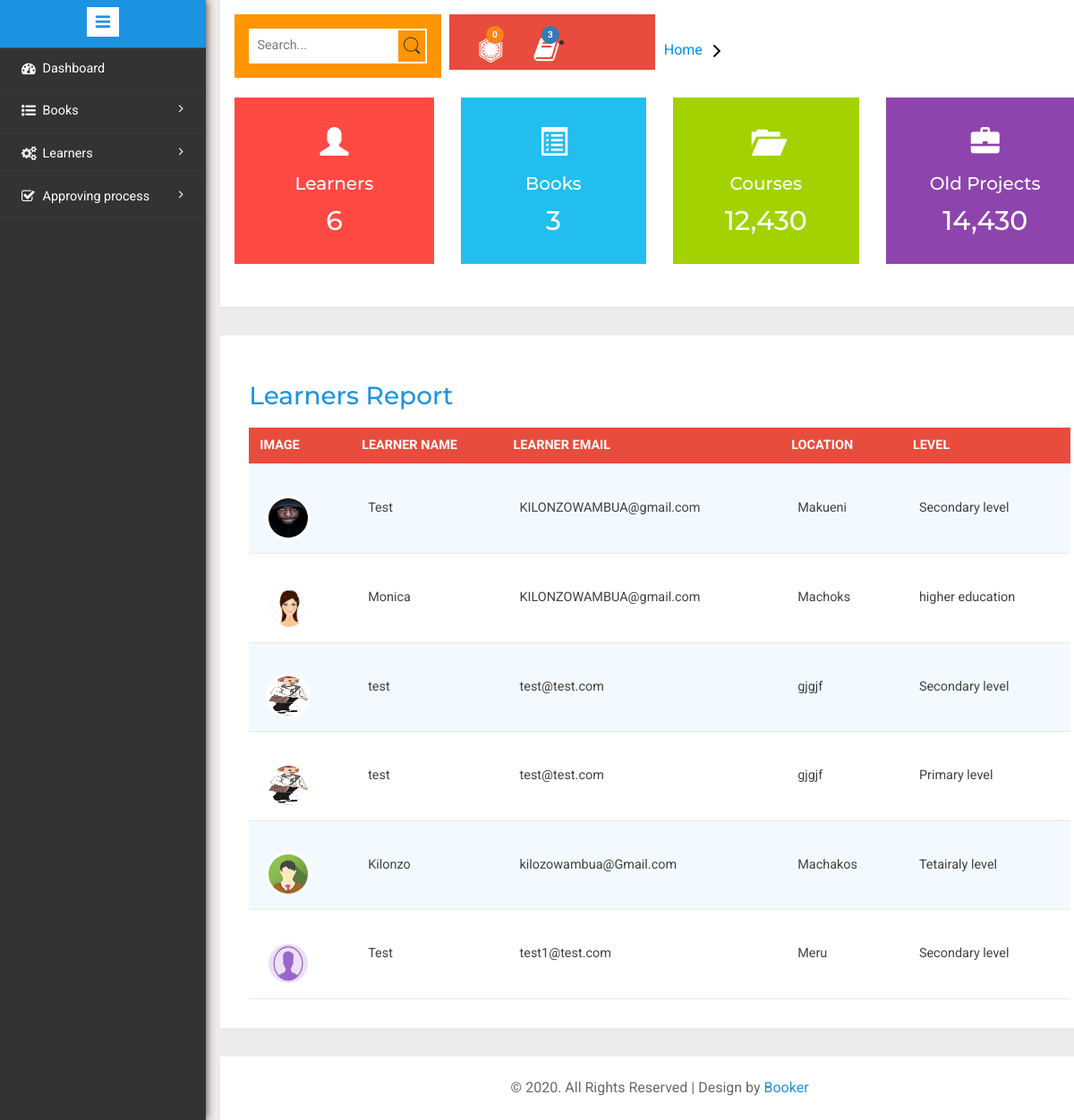
Screenshot of /librarian/index.php with the database file from the repository.
### tables this page shows
CREATE TABLE `learner` (
  `lid` int(11) NOT NULL,
  `lname` varchar(100) DEFAULT NULL,
  `levelofedu` varchar(100) DEFAULT NULL,
  `email` varchar(200) DEFAULT NULL,
  `location` varchar(100) DEFAULT NULL,
  `penalty` varchar(200) DEFAULT 'inactive',
  `limage` varchar(120) DEFAULT NULL,
  `password` varchar(200) DEFAULT NULL
);

### librarian/index.php (the view, shortened to what this page needs)
<?php
include('includes/header.php');
include('includes/navbar.php');
?>
<ol class="breadcrumb">
                <li class="breadcrumb-item"><a href="index.php">Home</a> <i class="fa fa-angle-right"></i></li>
            </ol>
		<div class="four-grids">
					<div class="col-md-3 four-grid">
						<div class="four-agileits">
							<div class="icon">
								<i class="glyphicon glyphicon-user" aria-hidden="true"></i>
							</div>
							<?php
$sql = $conn->query("SELECT COUNT(*) FROM learner");
$row = $sql->fetch_row();
$countlearner = $row[0];
?>
							<div class="four-text">
								<h3>Learners</h3>
								<h4><?php echo $countlearner;?> </h4>
							</div>
						</div>
					</div>
					<?php
$sql = $conn->query("SELECT COUNT(*) FROM book");
$row = $sql->fetch_row();
$countbook = $row[0];
?>
					<div class="col-md-3 four-grid">
						<div class="four-agileinfo">
							<div class="icon">
								<i class="glyphicon glyphicon-list-alt" aria-hidden="true"></i>
							</div>
							<div class="four-text">
								<h3>Books</h3>
								<h4><?php echo $countbook;?></h4>
							</div>
						</div>
					</div>
					<div class="col-md-3 four-grid">
						<div class="four-w3ls">
							<div class="icon">
								<i class="glyphicon glyphicon-folder-open" aria-hidden="true"></i>
							</div>
							<div class="four-text">
								<h3>Courses</h3>
								<h4>12,430</h4>
							</div>
						</div>
					</div>
					<div class="col-md-3 four-grid">
						<div class="four-wthree">
							<div class="icon">
								<i class="glyphicon glyphicon-briefcase" aria-hidden="true"></i>
							</div>
							<div class="four-text">
								<h3>Old Projects</h3>
								<h4>14,430</h4>
							</div>
						</div>
					</div>
					<div class="clearfix"></div>
				</div>
				</div>
<div class="agile-grids">
				<div class="agile-tables">
					<div class="w3l-table-info">
					  <h2>Learners Report</h2>
					    <table id="table">
						<thead>
						  <tr>
						    <th>Image</th>
							<th>Learner name</th>
							<th>Learner email</th>
							<th>Location</th>
							<th>Level</th>
						  </tr>
						</thead>
						<tbody>
						<?php
$ret="SELECT * FROM learner";
                    $stmt= $conn->prepare($ret) ;
                    $stmt->execute() ;
                    $res=$stmt->get_result();
                    while($row=$res->fetch_object())
                    	  {
                              ?>
						  <tr>
							<td>
							<div class="profile_img">
												<span class="prfil-img"><img src="photos/<?php echo $row->limage;?>" alt=""> </span>
												</div>
							</td>
							<td><?php echo $row->lname;?></td>
							<td><?php echo $row->email;?></td>
							<td><?php echo $row->location;?></td>
							<td><?php echo $row->levelofedu;?></td>
						  </tr>
						  <?php } ?>
						</tbody>
					  </table>
					</div>
      </div>
      <?php
include('includes/footer.php');
?>

### librarian/css/table-style.css (style rules this page uses)
table { background: white; border-collapse: collapse; margin: 1.25em 0 0; width: 100%; }
table tr, table th, table td { border: none; border-bottom: 1px solid #e8e8e8; font-size: .95em; }
table th, table td { padding: 10px 12px; text-align: left; }
table th { background: #e74c3c; color: #fff; text-transform: uppercase; }
table tr td { background: #f3faff; color: #424242; }
table tr:nth-of-type(2n+2) td { background: #ffffff; }
table { width: 100%; }

### rows the page displays
learner: limage (picture), lname "Test", email "KILONZOWAMBUA@gmail.com", location "Makueni", levelofedu "Secondary level"
learner: limage (picture), lname "Monica", email "KILONZOWAMBUA@gmail.com", location "Machoks", levelofedu "higher education"
learner: limage (picture), lname "test", email "test@test.com", location "gjgjf", levelofedu "Secondary level"
learner: limage (picture), lname "test", email "test@test.com", location "gjgjf", levelofedu "Primary level"
learner: limage (picture), lname "Kilonzo", email "kilozowambua@Gmail.com", location "Machakos", levelofedu "Tetairaly level"
learner: limage (placeholder picture), lname "Test", email "test1@test.com", location "Meru", levelofedu "Secondary level"

### other values shown
$countw "0"
$countbook "3"
$countlearner "6"
